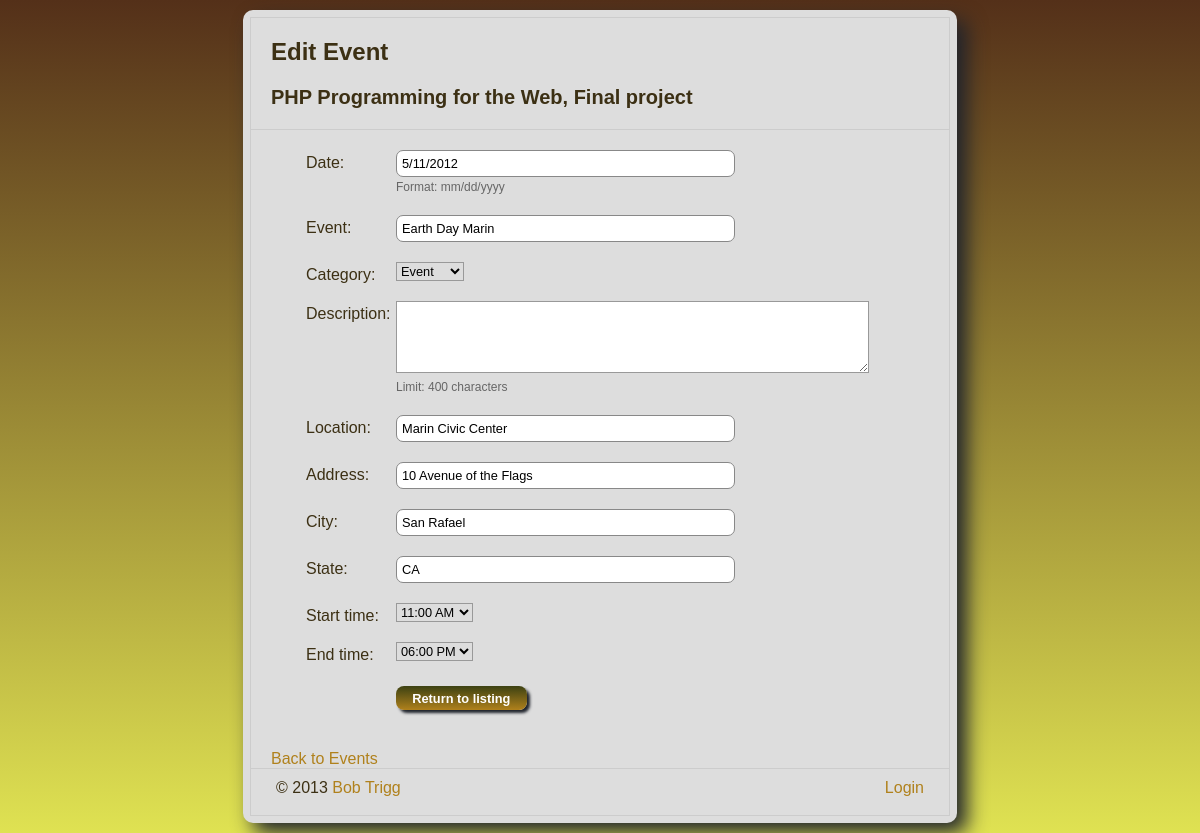
/edit_event.php?id=35, run on the app's committed database.
### tables this page shows
CREATE TABLE IF NOT EXISTS `events` (
  `event_id` smallint(5) unsigned NOT NULL AUTO_INCREMENT,
  `cat_id` smallint(6) NOT NULL,
  `event_name` varchar(40) NOT NULL,
  `description` varchar(400) DEFAULT NULL,
  `event_date` date NOT NULL,
  `location` varchar(60) NOT NULL,
  `address` varchar(60) DEFAULT NULL,
  `city` varchar(25) DEFAULT NULL,
  `state` char(2) DEFAULT NULL,
  `start_time` time DEFAULT NULL,
  `end_time` time DEFAULT NULL,
  PRIMARY KEY (`event_id`),
  KEY `event_date` (`event_date`)
);

### includes/db_functions.inc.php (called while the page is built, shortened)
<?php
function return_resource($dbc, $query_string) {
	$user_resource = mysqli_query($dbc, $query_string);
	if ($user_resource) {
		return mysqli_fetch_array($user_resource);
	} else {
		return false;
	}
}
function get_num_rows($dbc, $table_name, $where_clause=NULL) {
		$query_string = "SELECT count(*) " .
						" FROM $table_name ";
		$return_array = return_resource($dbc, $query_string);
		return $return_array[0];
	}
function get_list($dbc, $table_name, $start_rec = 1, $num_rows = ROWS_PER_PAGE, $sort_field = NULL, $join_clause = NULL, $where_clause=NULL) {
		$query_string = "SELECT * FROM $table_name ";
		$query_string .= " LIMIT $start_rec, $num_rows ";
		return mysqli_query($dbc, $query_string);
	}
function select_by_id ($dbc, $table_name, $id_col_name, $id_value) {
	$query_string = "SELECT * " .
					" FROM $table_name " .
					" WHERE $id_col_name = '" . $id_value . "' " .
					" LIMIT 1 ";
	return return_resource($dbc, $query_string);
}
?>

### includes/functions.inc.php (called while the page is built, shortened)
<?php
function display_date($date) {
	list($year,$month,$day) = explode('-',$date);
	$month = (int) $month;
	$day = (int) $day;
	return $month . "/" . $day . "/" . $year;
}
?>

### includes/check_access_level.inc.php (called while the page is built, shortened)
<?php
$is_editor = false;
?>

### includes/time_options.inc.php (the view, shortened to what this page needs)
<?php
	for ($hour=0; $hour<24; $hour++) {
	$value_hour = sprintf("%02d", $hour);
	if ($hour == 0) {
		$display_hour = "12";
	} else {
		$display_hour = sprintf("%02d", ($hour > 12 ? $hour - 12 : $hour));
	}
	$am_pm = ($hour >= 12) ? 'PM' : 'AM';
	$test_time = sprintf("%02d", $hour) . ":00:00";
	$selected = ($test_time == $current_time_value) ? " selected=\"selected\"" : "";
	echo "<option value=\"$value_hour:00:00\"$selected>$display_hour:00 $am_pm</option>\n";
}
?>

### includes/event_form.inc.php (shortened to what this page needs)
	<p>
        <span class="label"><label for="event_date">Date:</label></span>
        <input name="event_date" type="text" id="event_date" size="20" maxlength="20" value="<?php echo $event_date; ?>">
		<br><span class="instruction">Format: mm/dd/yyyy</span>
	</p>
	<p>
        <span class="label"><label for="event_name">Event:</label></span>
        <input name="event_name" type="text" id="event_name" size="20" maxlength="40" value="<?php echo $event_name; ?>">
    </p>
	<p>
        <span class="label"><label for="cat_id">Category:</label></span>
		<select name="cat_id" id="cat_id" size="1" type="text">
<?php
		$total_cat_rows = get_num_rows($dbc, 'category');
		$row_resource = get_list($dbc, 'category', 1, $total_cat_rows);
		while ($category = mysqli_fetch_array($row_resource)) {
			$option = '  <option value="' . $category['cat_id'] . '"';
			if ($category['cat_id'] == $cat_id) {
				$option .= " selected";
			}
			$option .= '>' . $category['cat_name'] . '</option>';
			echo $option;
		}
?>
		</select>
    </p>
	<p>
        <span class="label"><label for="description">Description:</label></span>
		<textarea rows="4" cols="60" name="description"><?php echo $description; ?></textarea>
		<br><span class="instruction">Limit: 400 characters</span>
    </p>
	<p>
        <span class="label"><label for="location">Location:</label></span>
        <input name="location" type="text" id="location" size="20" maxlength="60" value="<?php echo $location; ?>">
    </p>
	<p>
        <span class="label"><label for="address">Address:</label></span>
        <input name="address" type="text" id="address" size="50" maxlength="60" value="<?php echo $address; ?>">
    </p>
	<p>
        <span class="label"><label for="city">City:</label></span>
        <input name="city" type="text" id="city" size="20" maxlength="25" value="<?php echo $city; ?>">
    </p>
	<p>
        <span class="label"><label for="state">State:</label></span>
        <input name="state" type="text" id="state" size="2" maxlength="2" value="<?php echo $state; ?>">
    </p>
	<p>
        <span class="label"><label for="start_time">Start time:</label></span>
		<select name="start_time" id="start_time" size="1" type="text">
		<?php $current_time_value = $start_time; include ('includes/time_options.inc.php'); ?>
        </select>
    </p>
	<p>
        <span class="label"><label for="end_time">End time:</label></span>
		<select name="end_time" id="end_time" size="1" type="text">
		<?php $current_time_value = $end_time; include ('includes/time_options.inc.php'); ?>
        </select>
    </p>
	<p><input type="submit" name="submit" value="<?php echo $is_editor?"Submit":"Return to listing"; ?>" /></p>

### css/style.css (style rules this page uses)
* { border:0; margin:0; padding:0; }
body { color:#3c3014; background: #F5F0BC url(../images/BlueSwirls.gif); font-family: Calibri, Verdana, Arial, sans-serif; font-size: 100%; }
#content p { padding:20px 20px 0 20px; }
#content form p { padding: 10px 0 10px 45px; }
form input , form textarea, form select { position:relative; right:-100px; border: 1px #999 solid; font-family: Calibri, Verdana, Arial, sans-serif; font-size: 80%; }
form select option { padding: 0 10px; }
.instruction { color: #666; padding-left: 100px; font-size: 75%; }

### css/form.css (style rules this page uses)
form * { background:transparent; }
input[type=text], input[type=password],input[type=submit],input[type=email], input[type=url],input[type=tel],input[type=number], input[type=datetime],textarea,button { -webkit-appearance:none; -moz-appearance:none; border:none; background:white; -webkit-border-radius:0; -moz-border-radius:0; border-radius:0; padding:5px; margin:0; }
body { background: #dfe252; background: -webkit-linear-gradient(#543019,#dfe252) no-repeat, #dfe252; background: -moz-linear-gradient(#543019,#dfe252) no-repeat, #dfe252; background: -ms-linear-gradient(#543019,#dfe252) no-repeat, #dfe252; background: -o-linear-gradient(#543019,#dfe252) no-repeat, #dfe252; background: linear-gradient(#543019,#dfe252) no-repeat, #dfe252; filter: progid:DXImageTransform.Microsoft.gradient( startColorstr='#543019',endColorstr='#dfe252',GradientType=0 ); }
label { position:absolute; line-height:1.6em; margin-left:10px; }
input[type="text"],input[type="email"],input[type="password"] { width:200px; width:50%; min-width:175px; border:1px solid #888; -webkit-border-radius:7px; -moz-border-radius:7px; border-radius:7px; }
input[type=submit] { width:80px; width:20%; min-width:100px; height:24px; margin-right:10px; margin-top:5px; padding-bottom:5px; border:0; color:#fff; font-weight:bold; cursor:pointer; background: #3c4112; background: -webkit-linear-gradient(#3c4112,#B0811C); background: -moz-linear-gradient(#3c4112,#B0811C); background: -ms-linear-gradient(#3c4112,#B0811C); background: -o-linear-gradient(#3c4112,#B0811C); background: linear-gradient(#3c4112,#B0811C); filter: progid:DXImageTransform.Micros oft.gradient( startColorstr='#3c4112',endColorstr='#B0811C',GradientType=0 ); -webkit-border-radius:8px; -moz-border-radius:8px; border-radius:8px; -webkit-box-shadow: 3px 3px 3px #20242c; -moz-box-shadow: 3px 3px 3px #20242c; box-shadow: 3px 3px 3px #20242c; }

### data on the page
events: event_date "5/11/2012", event_name "Earth Day Marin", location "Marin Civic Center", address "10 Avenue of the Flags", city "San Rafael", state "CA"

### other printed values
$header_title "Edit Event"
$header_subtitle "PHP Programming for the Web, Final project"
form field cat_id "Event"
form field start_time "11:00 AM"
form field end_time "06:00 PM"
